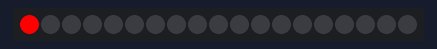
This sketch was run on a simulated Arduino Uno, built with avr-gcc and run on an emulated ATmega328P. Shown: 19 RGB LEDs in strip order, left to right.

Above: at 0.05 s.
At 0.96 s:
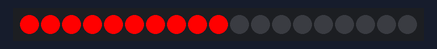
At 1.36 s:
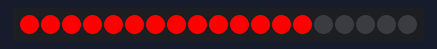
At 1.86 s:
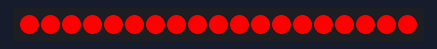
At 3.08 s:
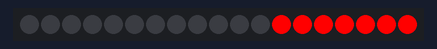
At 4.29 s:
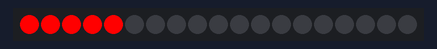

The sketch:

LEDCycle.ino
```cpp
#include <FastLED.h>

#define LED_PIN 2
#define NUM_LEDS 19

CRGB leds[NUM_LEDS];
void setup() {
  FastLED.addLeds<NEOPIXEL, LED_PIN>(leds, NUM_LEDS);
}

void loop() {

  for (int i = 0; i < NUM_LEDS; i++) {
    leds[i] = CRGB(255, 0, 0);
    FastLED.show();
    delay(100);
   }

  for (int i = 0; i < NUM_LEDS; i++) {
    leds[i] = CRGB(0, 0, 0);
    FastLED.show();
    delay(100);
   }


}
```

Measured:
- by itself, everything shown: repeats every 3.8 s, in 38 steps
